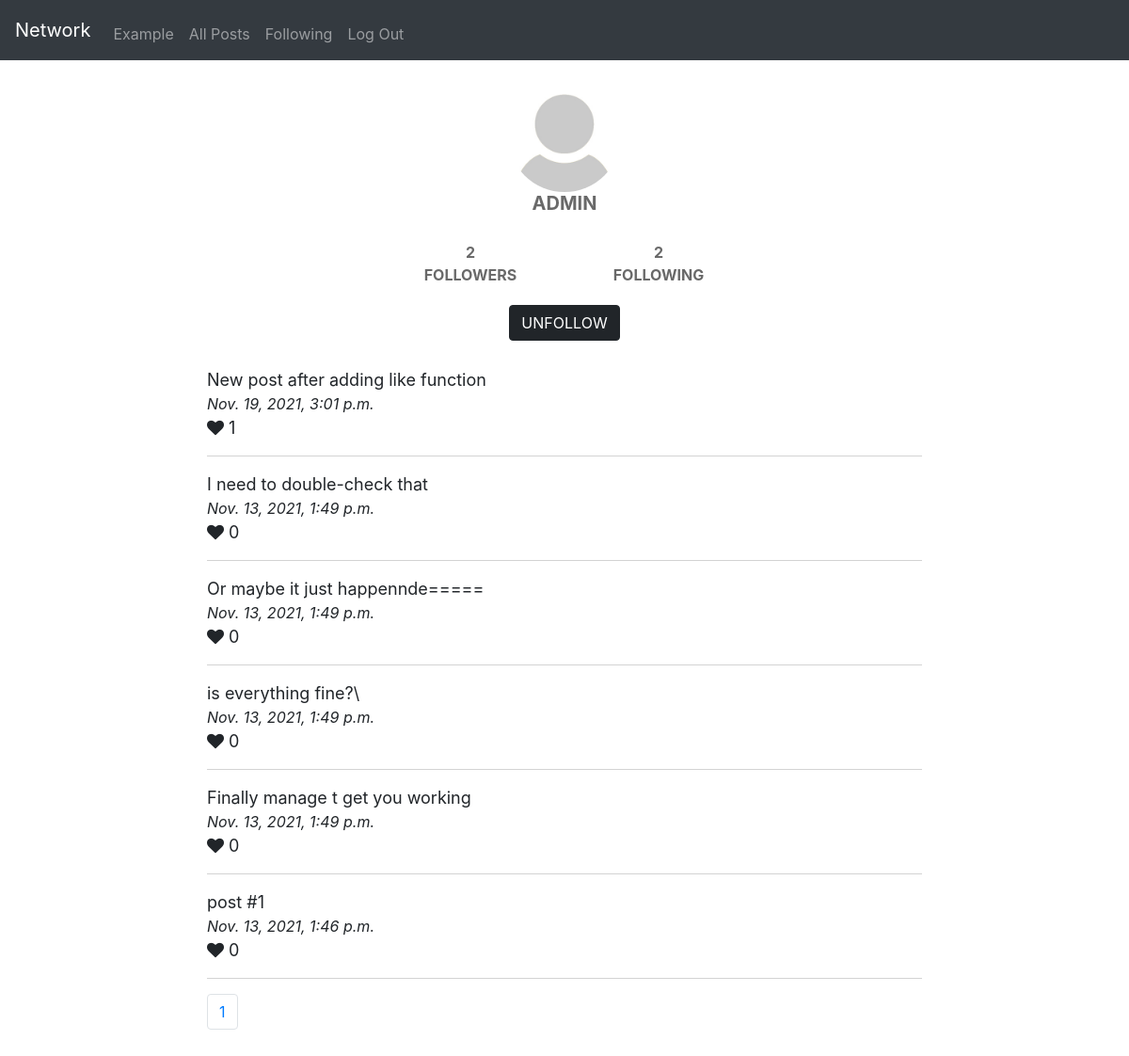
Page /profile/3 (signed in) on the earlier database version.
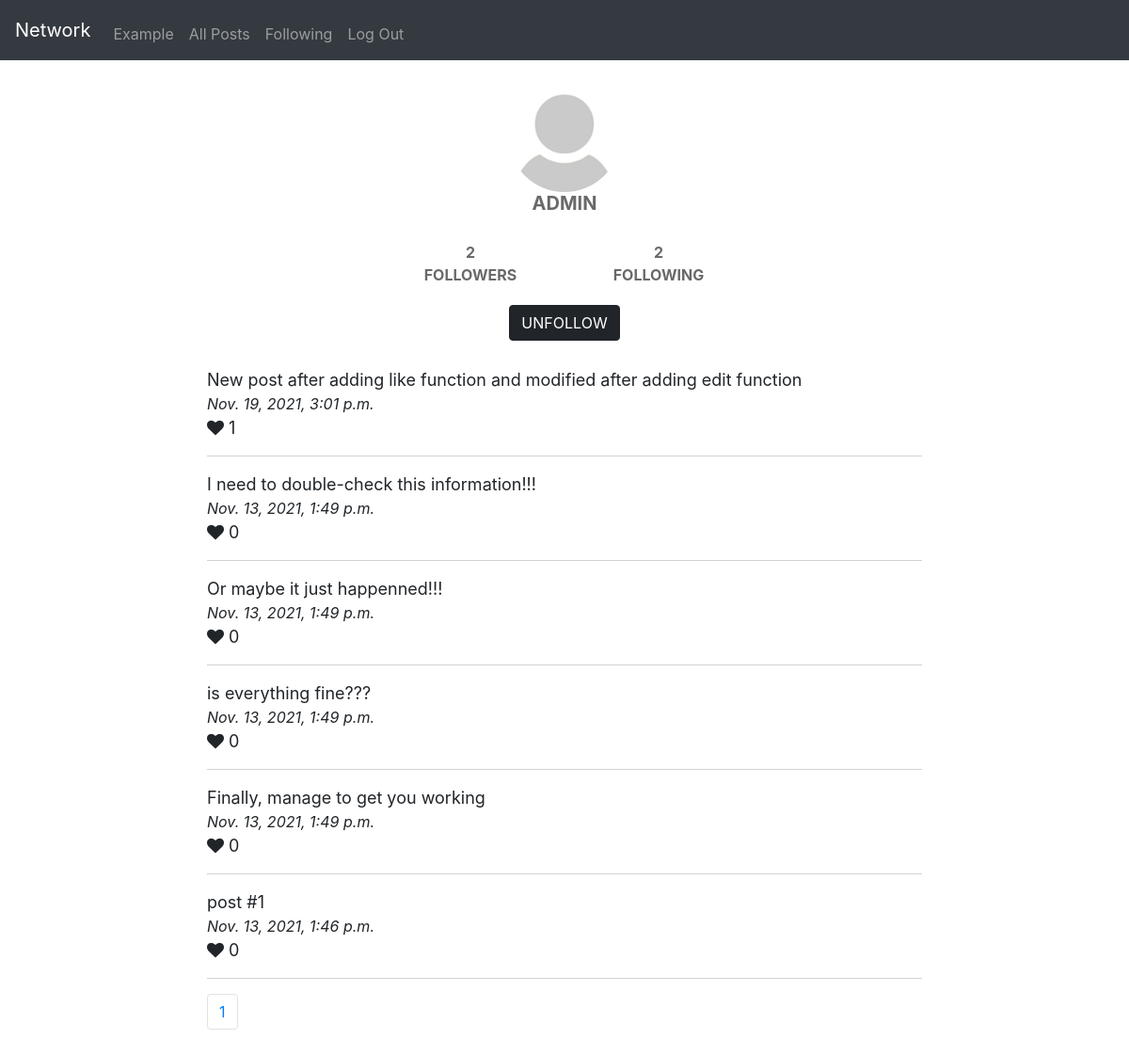
Same page on the later database version.
### network/models.py (models this page shows, shortened)
class Post(models.Model):
    author = models.ForeignKey(Profile, on_delete=models.CASCADE, related_name='author')
    post_date = models.DateTimeField(default=datetime.now)
    content = models.TextField()
    likes = models.ManyToManyField(Profile, blank=True, related_name='likes')

### network/views.py (the view)
# urls.py: path("profile/<int:profile_id>", views.profile, name="profile"),
@login_required
def profile(request, profile_id):
    user_profile = Profile.objects.get(user=request.user)
    if request.method == 'POST':
        data = json.loads(request.body)
        profile = Profile.objects.get(id=data['user_id'])
        btn_value = data['btn_value']
        if profile is not None:
            if btn_value == 'FOLLOW':
                user_profile.add_relationship(profile)
                user_profile.save()
            if btn_value == 'UNFOLLOW':
                user_profile.delete_relationship(profile)
                user_profile.save()
            message = f'You {btn_value.lower()}ed {profile} successfully!'
            return JsonResponse({"status": 200, "message": message})
        else:
            return JsonResponse(status=404)
    else:
        profile = Profile.objects.get(id=profile_id)
        if profile is not None:
            profile_paginator = Paginator(Post.objects.filter(author=profile_id).order_by('post_date').reverse(), 10)
            page_number = request.GET.get('page', 1)
            page_obj = profile_paginator.get_page(page_number)
            return render(request, "network/profile.html", {"profile": profile,
                                                            "page_obj": page_obj,
                                                            "user_profile": user_profile
                                                            })

### network/models.py (called while the page is built)
    def get_following(self):
        return self.relationships.filter(to_user__from_user=self)

    def get_followers(self):
        return self.related_to.filter(from_user__to_user=self)

### network/templates/network/profile.html (shortened to what this page needs)
{% extends "network/layout.html" %}
{% load static %}
{% block body %}
    <div class="profile_img">
        <img src="{% static 'default.jpg' %}" alt="Default profile image">
        <h5> {{ profile.user.username }} </h5>
    </div>
    <div class="profile_fol">
        <div>
            {{ profile.get_followers.count }} <br/>
            FOLLOWERS
        </div>
        <div>
            {{ profile.get_following.count }} <br/>
            FOLLOWING
        </div>
    </div>
    {% if user_profile.user.id != profile.user.id %}
        {% if user_profile in profile.get_followers.all %}
            <div class="profile_img" style="padding-top: 20px;">
                <input class='btn btn-primary' type="submit" value="UNFOLLOW" name='follow_btn' onclick="follow(this, '{{ profile.id }}')">
            </div>
        {% else %}
            <div class="profile_img" style="padding-top: 20px;">
                <input class='btn btn-primary' type="submit" value="FOLLOW" name='follow_btn' onclick="follow(this, '{{ profile.id }}')">
            </div>
        {% endif %}
    {% endif %}
    <div id='posts'>
    {% for post in page_obj %}
    <div name='post'>
        <div id='content{{ post.id }}'>
            {{ post.content }}
        </div>
        <div class='post_date'>
            {{ post.post_date }}
        </div>
        {% if user_profile in post.likes.all %}
        <i class="fa fa-heart" style="color:red" id='heart' data-post-id="{{ post.id }}"></i>
        {% else %}
        <i class="fa fa-heart" id='heart' data-post-id="{{ post.id }}"></i>
        {% endif %}
        <span id="post{{ post.id }}">{{ post.likes.count }}</span>
        <div><hr class="solid"></div>
    </div>
    {% endfor %}
    </div>
{% endblock %}

Differences in the rows shown:
changed Post: content "New post after adding like function" → "New post after adding like function and modified after adding edit function"
changed Post: content "I need to double-check that" → "I need to double-check this information!!!"
changed Post: content "Or maybe it just happennde=====" → "Or maybe it just happenned!!!"
changed Post: content "is everything fine?\\" → "is everything fine???"
changed Post: content "Finally manage t get you working" → "Finally, manage to get you working"
